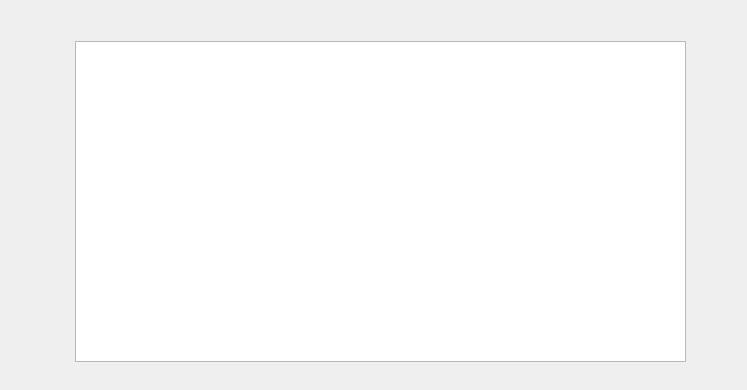
<?xml version="1.0" encoding="UTF-8"?>
<ui version="4.0">
 <class>VerTabla</class>
 <widget class="QDialog" name="VerTabla">
  <property name="geometry">
   <rect>
    <x>0</x>
    <y>0</y>
    <width>747</width>
    <height>390</height>
   </rect>
  </property>
  <property name="windowTitle">
   <string>Dialog</string>
  </property>
  <property name="windowIcon">
   <iconset resource="Resources.qrc">
    <normaloff>:/Res/Database.png</normaloff>:/Res/Database.png</iconset>
  </property>
  <widget class="QTableWidget" name="tableWidget">
   <property name="geometry">
    <rect>
     <x>75</x>
     <y>41</y>
     <width>611</width>
     <height>321</height>
    </rect>
   </property>
  </widget>
 </widget>
 <resources>
  <include location="Resources.qrc"/>
 </resources>
 <connections/>
</ui>
